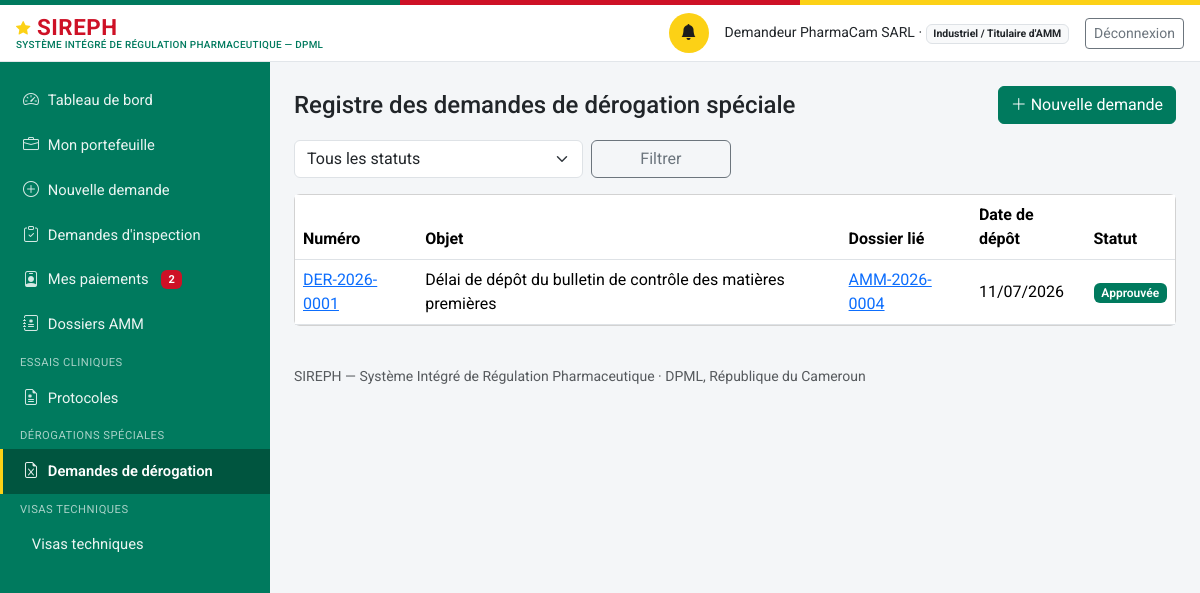
/derogations (signed in), run on an earlier commit of the app's database.
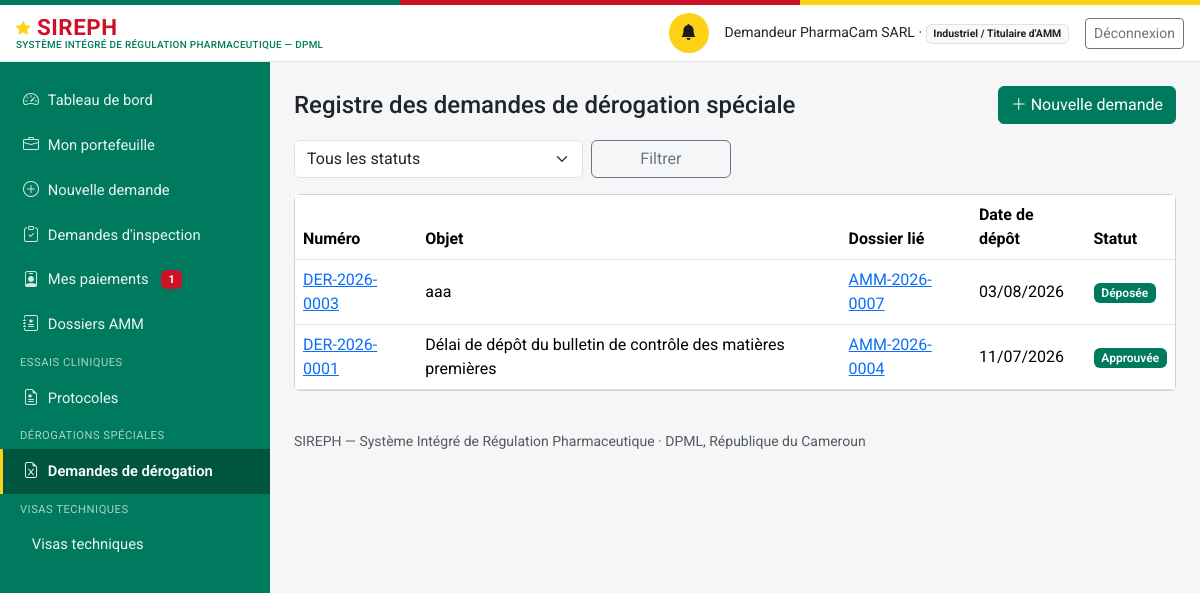
And on a later commit of the database.
### models.py (models this page shows, shortened)
class DemandeDerogation(db.Model):
    id = db.Column(db.Integer, primary_key=True)
    numero = db.Column(db.String(30), unique=True, nullable=False)  # DER-{annee}-{seq4}
    dossier_amm_id = db.Column(db.Integer, db.ForeignKey("dossier_amm.id"), nullable=True)
    demandeur_id = db.Column(db.Integer, db.ForeignKey("personne.id"), nullable=False)
    objet = db.Column(db.String(300), nullable=False)
    motif = db.Column(db.Text, nullable=False)
    statut = db.Column(db.String(20), nullable=False, default="deposee")
    motif_decision = db.Column(db.Text, nullable=True)
    date_creation = db.Column(db.DateTime, default=datetime.utcnow)
    date_decision = db.Column(db.DateTime, nullable=True)
    dossier_amm = db.relationship("DossierAMM", foreign_keys=[dossier_amm_id])
    demandeur = db.relationship("Personne", foreign_keys=[demandeur_id])

class DossierAMM(db.Model):
    id = db.Column(db.Integer, primary_key=True)
    numero = db.Column(db.String(30), unique=True, nullable=True)  # AMM-{annee}-{seq4}, attribué au dépôt
    produit_id = db.Column(db.Integer, db.ForeignKey("produit.id"), nullable=False)
    type_procedure = db.Column(db.String(20), nullable=False, default="nouvelle_demande")
    demandeur_id = db.Column(db.Integer, db.ForeignKey("personne.id"), nullable=False)
    statut = db.Column(db.String(30), nullable=False, default="brouillon")
    date_depot = db.Column(db.DateTime, nullable=True)
    date_decision = db.Column(db.DateTime, nullable=True)
    module_ctd_1_json = db.Column(db.Text, default="{}")
    module_ctd_2_json = db.Column(db.Text, default="{}")
    module_ctd_3_json = db.Column(db.Text, default="{}")
    module_ctd_4_json = db.Column(db.Text, default="{}")
    module_ctd_5_json = db.Column(db.Text, default="{}")
    motif_decision = db.Column(db.Text, nullable=True)
    date_validite_amm = db.Column(db.Date, nullable=True)
    date_limite_reponse_complement = db.Column(db.DateTime, nullable=True)
    date_limite_retrait_document = db.Column(db.Date, nullable=True)  # décision favorable uniquement
    representant_local_nom = db.Column(db.String(200), nullable=True)
    representant_local_contact = db.Column(db.String(200), nullable=True)
    date_creation = db.Column(db.DateTime, default=datetime.utcnow)
    date_maj = db.Column(db.DateTime, default=datetime.utcnow, onupdate=datetime.utcnow)
    demandeur = db.relationship("Personne", foreign_keys=[demandeur_id])
    avis = db.relationship("AvisEvaluationMA", backref="dossier", lazy="dynamic",
                            order_by="AvisEvaluationMA.date_creation",
                            cascade="all, delete-orphan")
    module_ctd_1 = property(lambda self: self._ctd_get(1), lambda self, v: self._ctd_set(1, v))
    module_ctd_2 = property(lambda self: self._ctd_get(2), lambda self, v: self._ctd_set(2, v))
    module_ctd_3 = property(lambda self: self._ctd_get(3), lambda self, v: self._ctd_set(3, v))
    module_ctd_4 = property(lambda self: self._ctd_get(4), lambda self, v: self._ctd_set(4, v))
    module_ctd_5 = property(lambda self: self._ctd_get(5), lambda self, v: self._ctd_set(5, v))

### routes_derogation.py (the view)
@derogation_bp.route("/derogations")
@login_required
def registre():
    u = current_user()
    q = DemandeDerogation.query
    if u.role_systeme == "demandeur_externe":
        q = q.filter_by(demandeur_id=u.id)
    elif u.role_systeme not in ROLES_INTERNES:
        abort(403)
    statut = request.args.get("statut", "")
    if statut:
        q = q.filter_by(statut=statut)
    demandes = q.order_by(DemandeDerogation.date_creation.desc()).all()
    return render_template("derogation/registre.html", demandes=demandes, statut=statut)

### auth.py (called while the page is built)
def current_user():
    uid = session.get("user_id")
    if not uid:
        return None
    return db.session.get(Personne, uid)

def login_required(view):
    @wraps(view)
    def wrapped(*a, **kw):
        if not current_user():
            return redirect(url_for("login", next=request.path))
        return view(*a, **kw)
    return wrapped

### models.py (called while the page is built)
    @property
    def role_label(self):
        from permissions import ROLES
        return ROLES.get(self.role_systeme, self.role_systeme)

    @property
    def niveau(self):
        from permissions import niveau
        return niveau(self)

    @property
    def est_externe(self):
        from permissions import est_externe
        return est_externe(self.role_systeme)

### paiements.py (called while the page is built)
def _representant_etablissement(etablissement_id):
    return (Personne.query
            .filter(Personne.etablissement_rattachement_id == etablissement_id,
                    Personne.role_systeme.in_(_PROFILS_REPRESENTANTS),
                    Personne.statut_compte == "actif")
            .first())

### permissions.py (called while the page is built)
def est_externe(role):
    return role in ROLES_EXTERNES

### templates/derogation/registre.html (shortened to what this page needs)
{% extends "base.html" %}
{% block content %}
<div class="d-flex justify-content-between align-items-center mb-3">
  <h4 class="mb-0">Registre des demandes de dérogation spéciale</h4>
  {% if current_user.role_systeme == "demandeur_externe" %}
  <a href="{{ url_for('derogation.nouvelle') }}" class="btn btn-primary"><i class="bi bi-plus-lg"></i> Nouvelle demande</a>
  {% endif %}
</div>
<form method="get" class="row g-2 mb-3" role="search">
  <div class="col-md-4">
    <select class="form-select" id="statut" name="statut">
      <option value="">Tous les statuts</option>
    </select>
  </div>
  <div class="col-md-2"><button class="btn btn-outline-secondary w-100">Filtrer</button></div>
</form>
<div class="card">
  <div class="table-responsive">
    <table class="table table-hover align-middle mb-0">
      <thead><tr><th>Numéro</th><th>Objet</th><th>Dossier lié</th><th>Date de dépôt</th><th>Statut</th></tr></thead>
      <tbody>
        {% for d in demandes %}
        <tr>
          <td><a href="{{ url_for('derogation.fiche', id=d.id) }}">{{ d.numero }}</a></td>
          <td>{{ d.objet }}</td>
          <td>{% if d.dossier_amm %}<a href="{{ url_for('dossier_detail', id=d.dossier_amm_id) }}">{{ d.dossier_amm.numero or "brouillon" }}</a>{% else %}—{% endif %}</td>
          <td>{{ d.date_creation.strftime('%d/%m/%Y') }}</td>
          <td><span class="badge bg-primary badge-statut">{{ STATUTS_DEROGATION.get(d.statut, d.statut) }}</span></td>
        </tr>
        {% else %}
        <tr><td colspan="5" class="text-center text-muted py-4">Aucun résultat ne correspond à ces critères.</td></tr>
        {% endfor %}
      </tbody>
    </table>
  </div>
</div>
{% endblock %}

### templates/base.html (shortened to what the changed rows need)
<!doctype html>
<html lang="fr">
<head>
<link href="https://cdn.jsdelivr.net/npm/bootstrap@5.3.3/dist/css/bootstrap.min.css" rel="stylesheet">
<link href="https://cdn.jsdelivr.net/npm/bootstrap-icons@1.11.3/font/bootstrap-icons.css" rel="stylesheet">
<link href="{{ url_for('static', filename='css/style.css') }}" rel="stylesheet">
</head>
<body>
<div class="sireph-layout">
  {% if current_user %}
  <nav id="sireph-sidebar" class="offcanvas-lg offcanvas-start sireph-sidebar" tabindex="-1"
       aria-label="Navigation principale">
    <div class="offcanvas-body d-flex flex-column p-0">
      <ul class="nav nav-pills flex-column">
        {% if current_user.est_externe %}
        <li class="nav-item">
          <a class="nav-link {{ 'active' if request.path == '/mon-espace' }}"
             href="{{ url_for('profils.mon_espace') }}">
            <i class="bi bi-person-badge"></i> Mes paiements
            {%- if paiements_dus %}
            <span class="badge bg-danger ms-1">{{ paiements_dus }}</span>
            {%- endif %}
          </a>
        </li>
        {% endif %}
      </ul>
    </div>
  </nav>
  {% endif %}
  <main id="contenu-principal" class="sireph-content">
    {% block content %}{% endblock %}
  </main>
</div>
</body>
</html>

What changed in the data, as far as the page shows it:
added DemandeDerogation: numero "DER-2026-0003", objet "aaa", dossier_amm "AMM-2026-0007", date_creation "03/08/2026", get "Déposée"
Also different on the page:
{{ paiements_dus }}: "2" → "1"
